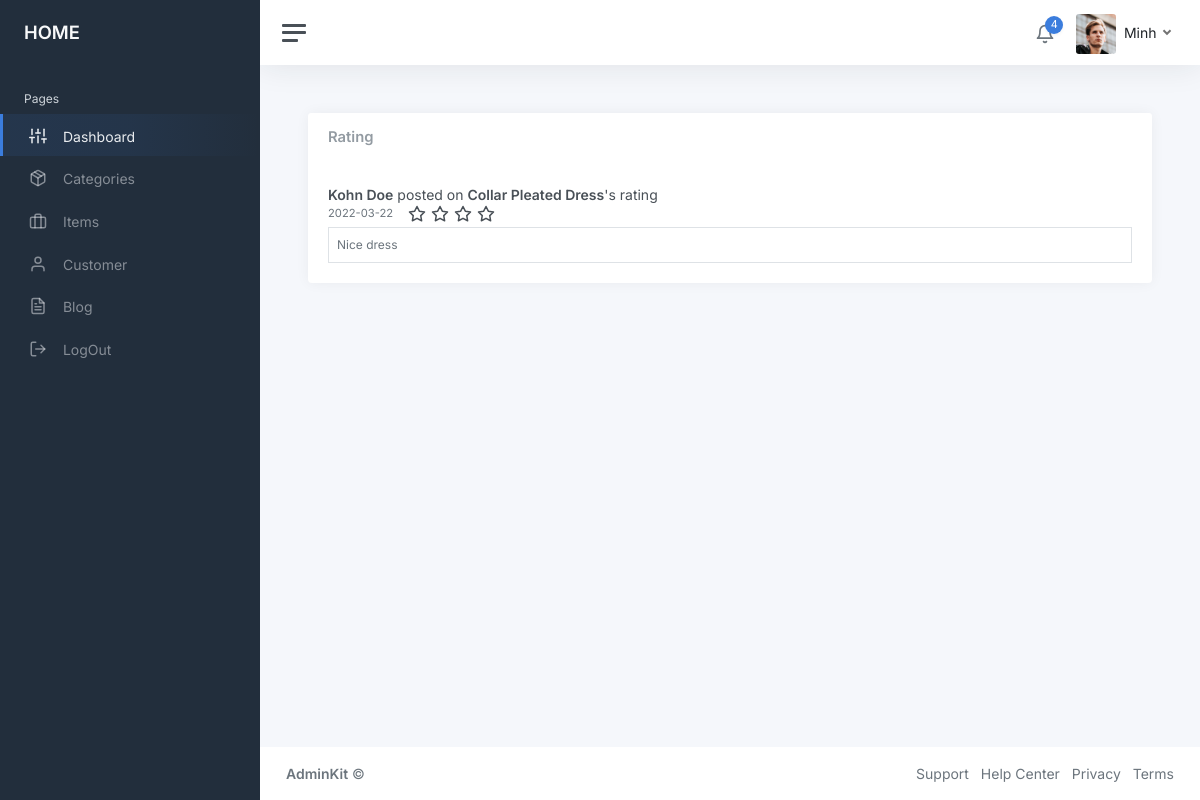
The app's page /admin/home.php?quanly=rate (signed in) with its own data.
### tables this page shows
CREATE TABLE `ratings` (
  `id` int(11) NOT NULL,
  `value` int(11) NOT NULL,
  `comment` varchar(255) DEFAULT NULL,
  `user_id` int(11) NOT NULL,
  `clothing_id` int(11) NOT NULL,
  `date` date NOT NULL DEFAULT current_timestamp()
);

CREATE TABLE `users` (
  `id` int(11) NOT NULL,
  `name` varchar(255) NOT NULL,
  `dateOfBirth` datetime DEFAULT current_timestamp(),
  `email` varchar(255) NOT NULL,
  `role` enum('client','admin') NOT NULL DEFAULT 'client',
  `password` varchar(255) NOT NULL,
  `image` varchar(255) DEFAULT NULL,
  `status` tinyint(1) DEFAULT 1,
  `address` varchar(255) NOT NULL,
  `phone_no` varchar(255) NOT NULL,
  `createdAt` date NOT NULL DEFAULT current_timestamp()
);

CREATE TABLE `clothes` (
  `id` int(11) NOT NULL,
  `status` enum('hide','active','delete') DEFAULT NULL,
  `img` varchar(255) DEFAULT NULL,
  `title` varchar(255) DEFAULT NULL,
  `description` varchar(255) DEFAULT NULL,
  `category` int(11) NOT NULL,
  `sex` enum('men','women','kid','unisex') DEFAULT NULL,
  `price` float DEFAULT NULL,
  `quantity` int(11) DEFAULT NULL
);

### admin/pages-rating.php (the view, shortened to what this page needs)
<?php
include_once('../database/connect.php');
?>
<main class="content">
				<div class="container-fluid p-0">
						<div class="col-md-12 col-xl-12">
							<div class="card">
								<div class="card-header">
									<h5 class="card-title mb-0">Rating</h5>
								</div>
								<div class="card-body h-100">
									<?php
										$cmt=mysqli_query($con,"SELECT value,comment,clothes.title as cloth_name,users.name as user_name,ratings.date FROM ratings,users,clothes WHERE ratings.user_id=users.id and ratings.clothing_id=clothes.id");
										while($row_cmt=mysqli_fetch_array($cmt)){
									?>
									<div class="d-flex align-items-start">
										<div class="flex-grow-1">
											<strong><?php echo $row_cmt['user_name'] ?></strong> posted on <strong><?php echo $row_cmt['cloth_name'] ?></strong>'s rating<br />
											<div class="d-flex">
											<small style="margin-right: 10px;" class="text-muted"><?php echo $row_cmt['date'] ?></small>
											<?php
											for($i=0;$i<$row_cmt['value'];$i++)
											{
											?>
											<i style="margin-left: 5px;" class="align-middle" data-feather="star"></i>
											<?php
											}
											?>
										</div>
											<div class="border text-sm text-muted p-2 mt-1">
												<?php echo $row_cmt['comment'] ?>
											</div>
										</div>
									</div>
									<?php
										}
									?>
								</div>
							</div>
						</div>
				</div>
</main>

### records on screen
ratings: user.name "Kohn Doe", clothing.title "Collar Pleated Dress", date "2022-03-22", value 4 (drawn), comment "Nice dress"

### other values on screen
$_SESSION["dangnhap"] "Minh"
